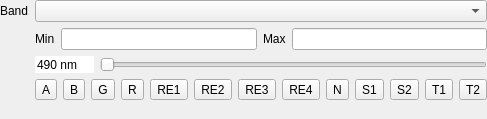
<?xml version="1.0" encoding="UTF-8"?>
<ui version="4.0">
 <class>Form</class>
 <widget class="QWidget" name="Form">
  <property name="geometry">
   <rect>
    <x>0</x>
    <y>0</y>
    <width>433</width>
    <height>119</height>
   </rect>
  </property>
  <property name="windowTitle">
   <string>Form</string>
  </property>
  <layout class="QVBoxLayout" name="verticalLayout">
   <property name="leftMargin">
    <number>0</number>
   </property>
   <property name="topMargin">
    <number>0</number>
   </property>
   <property name="rightMargin">
    <number>0</number>
   </property>
   <property name="bottomMargin">
    <number>0</number>
   </property>
   <item>
    <layout class="QFormLayout" name="formLayout_2">
     <item row="1" column="0">
      <widget class="QLabel" name="mName">
       <property name="text">
        <string>Band</string>
       </property>
      </widget>
     </item>
     <item row="4" column="1">
      <layout class="QHBoxLayout" name="horizontalLayout_3">
       <item>
        <widget class="QToolButton" name="mWavebandA">
         <property name="sizePolicy">
          <sizepolicy hsizetype="Preferred" vsizetype="Fixed">
           <horstretch>0</horstretch>
           <verstretch>0</verstretch>
          </sizepolicy>
         </property>
         <property name="text">
          <string>A</string>
         </property>
        </widget>
       </item>
       <item>
        <widget class="QToolButton" name="mWavebandB">
         <property name="sizePolicy">
          <sizepolicy hsizetype="Preferred" vsizetype="Fixed">
           <horstretch>0</horstretch>
           <verstretch>0</verstretch>
          </sizepolicy>
         </property>
         <property name="text">
          <string>B</string>
         </property>
        </widget>
       </item>
       <item>
        <widget class="QToolButton" name="mWavebandG">
         <property name="sizePolicy">
          <sizepolicy hsizetype="Preferred" vsizetype="Fixed">
           <horstretch>0</horstretch>
           <verstretch>0</verstretch>
          </sizepolicy>
         </property>
         <property name="text">
          <string>G</string>
         </property>
        </widget>
       </item>
       <item>
        <widget class="QToolButton" name="mWavebandR">
         <property name="sizePolicy">
          <sizepolicy hsizetype="Preferred" vsizetype="Fixed">
           <horstretch>0</horstretch>
           <verstretch>0</verstretch>
          </sizepolicy>
         </property>
         <property name="text">
          <string>R</string>
         </property>
        </widget>
       </item>
       <item>
        <widget class="QToolButton" name="mWavebandRE1">
         <property name="sizePolicy">
          <sizepolicy hsizetype="Preferred" vsizetype="Fixed">
           <horstretch>0</horstretch>
           <verstretch>0</verstretch>
          </sizepolicy>
         </property>
         <property name="text">
          <string>RE1</string>
         </property>
        </widget>
       </item>
       <item>
        <widget class="QToolButton" name="mWavebandRE2">
         <property name="sizePolicy">
          <sizepolicy hsizetype="Preferred" vsizetype="Fixed">
           <horstretch>0</horstretch>
           <verstretch>0</verstretch>
          </sizepolicy>
         </property>
         <property name="text">
          <string>RE2</string>
         </property>
        </widget>
       </item>
       <item>
        <widget class="QToolButton" name="mWavebandRE3">
         <property name="sizePolicy">
          <sizepolicy hsizetype="Preferred" vsizetype="Fixed">
           <horstretch>0</horstretch>
           <verstretch>0</verstretch>
          </sizepolicy>
         </property>
         <property name="text">
          <string>RE3</string>
         </property>
        </widget>
       </item>
       <item>
        <widget class="QToolButton" name="mWavebandRE4">
         <property name="sizePolicy">
          <sizepolicy hsizetype="Preferred" vsizetype="Fixed">
           <horstretch>0</horstretch>
           <verstretch>0</verstretch>
          </sizepolicy>
         </property>
         <property name="text">
          <string>RE4</string>
         </property>
        </widget>
       </item>
       <item>
        <widget class="QToolButton" name="mWavebandN">
         <property name="sizePolicy">
          <sizepolicy hsizetype="Preferred" vsizetype="Fixed">
           <horstretch>0</horstretch>
           <verstretch>0</verstretch>
          </sizepolicy>
         </property>
         <property name="toolTip">
          <string>NIR band at 833 Nanometers</string>
         </property>
         <property name="text">
          <string>N</string>
         </property>
        </widget>
       </item>
       <item>
        <widget class="QToolButton" name="mWavebandS1">
         <property name="sizePolicy">
          <sizepolicy hsizetype="Preferred" vsizetype="Fixed">
           <horstretch>0</horstretch>
           <verstretch>0</verstretch>
          </sizepolicy>
         </property>
         <property name="text">
          <string>S1</string>
         </property>
        </widget>
       </item>
       <item>
        <widget class="QToolButton" name="mWavebandS2">
         <property name="sizePolicy">
          <sizepolicy hsizetype="Preferred" vsizetype="Fixed">
           <horstretch>0</horstretch>
           <verstretch>0</verstretch>
          </sizepolicy>
         </property>
         <property name="text">
          <string>S2</string>
         </property>
        </widget>
       </item>
       <item>
        <widget class="QToolButton" name="mWavebandT1">
         <property name="sizePolicy">
          <sizepolicy hsizetype="Preferred" vsizetype="Fixed">
           <horstretch>0</horstretch>
           <verstretch>0</verstretch>
          </sizepolicy>
         </property>
         <property name="text">
          <string>T1</string>
         </property>
        </widget>
       </item>
       <item>
        <widget class="QToolButton" name="mWavebandT2">
         <property name="sizePolicy">
          <sizepolicy hsizetype="Preferred" vsizetype="Fixed">
           <horstretch>0</horstretch>
           <verstretch>0</verstretch>
          </sizepolicy>
         </property>
         <property name="text">
          <string>T2</string>
         </property>
        </widget>
       </item>
      </layout>
     </item>
     <item row="3" column="1">
      <layout class="QHBoxLayout" name="horizontalLayout_4">
       <item>
        <widget class="QSpinBox" name="mWavelength">
         <property name="frame">
          <bool>false</bool>
         </property>
         <property name="readOnly">
          <bool>true</bool>
         </property>
         <property name="buttonSymbols">
          <enum>QAbstractSpinBox::NoButtons</enum>
         </property>
         <property name="suffix">
          <string> nm</string>
         </property>
         <property name="prefix">
          <string/>
         </property>
         <property name="maximum">
          <number>99999</number>
         </property>
         <property name="singleStep">
          <number>1</number>
         </property>
         <property name="value">
          <number>490</number>
         </property>
        </widget>
       </item>
       <item>
        <widget class="QSlider" name="mSlider">
         <property name="minimum">
          <number>1</number>
         </property>
         <property name="orientation">
          <enum>Qt::Horizontal</enum>
         </property>
        </widget>
       </item>
      </layout>
     </item>
     <item row="2" column="1">
      <layout class="QHBoxLayout" name="horizontalLayout_2">
       <item>
        <widget class="QLabel" name="label_35">
         <property name="sizePolicy">
          <sizepolicy hsizetype="Fixed" vsizetype="Preferred">
           <horstretch>0</horstretch>
           <verstretch>0</verstretch>
          </sizepolicy>
         </property>
         <property name="text">
          <string>Min</string>
         </property>
        </widget>
       </item>
       <item>
        <widget class="QLineEdit" name="mMin"/>
       </item>
       <item>
        <widget class="QLabel" name="label_36">
         <property name="sizePolicy">
          <sizepolicy hsizetype="Fixed" vsizetype="Preferred">
           <horstretch>0</horstretch>
           <verstretch>0</verstretch>
          </sizepolicy>
         </property>
         <property name="text">
          <string>Max</string>
         </property>
        </widget>
       </item>
       <item>
        <widget class="QLineEdit" name="mMax"/>
       </item>
      </layout>
     </item>
     <item row="1" column="1">
      <layout class="QHBoxLayout" name="horizontalLayout_14">
       <item>
        <widget class="QgsRasterBandComboBox" name="mBandNo"/>
       </item>
      </layout>
     </item>
    </layout>
   </item>
  </layout>
 </widget>
 <customwidgets>
  <customwidget>
   <class>QgsRasterBandComboBox</class>
   <extends>QComboBox</extends>
   <header>qgsrasterbandcombobox.h</header>
  </customwidget>
 </customwidgets>
 <resources/>
 <connections/>
</ui>
